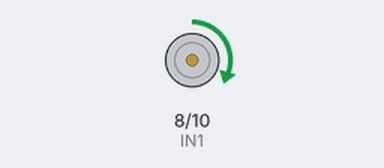
Simulated run of this sketch. Board: Arduino Uno, built with avr-gcc and run on an emulated ATmega328P. Parts: motor-driver pin pairs drawn as motors (green arrow = first pin HIGH = forward, orange = second pin HIGH = backward, longer = more drive, scaled by the enable pin). At 10.0 s the program stops and its outputs stay as they are.

Above: at 0.1 s.
At 5.1 s:
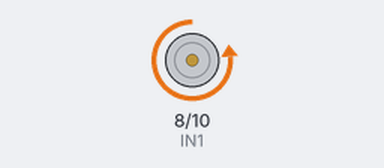
At 10.1 s:
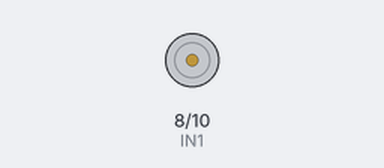
Timing chart, 0 to 11.5 s (numbered marks = the images above):
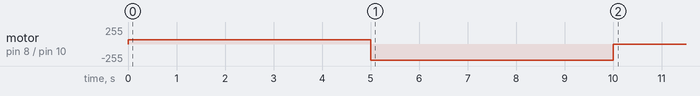

Measured:
- by itself, motor on pin 8 (IN1) / pin 10 (IN2): stopped → forward 63/255 at 0.00 s, → backward 240/255 5.0 s later, → stopped 5.0 s later

The sketch:

linearmotor.ino
```cpp
// Define pin constants for easy modifications
const int ENA = 9;   // Motor enable pin (PWM capable pin)
const int IN1 = 8;   // Motor input 1
const int IN2 = 10;  // Motor input 2


void linear_up(int power, int time);
void linear_down(int power, int time);
void linear_stop(int power);


void setup() {
  // Setup all pins as outputs
  pinMode(ENA, OUTPUT);
  pinMode(IN1, OUTPUT);
  pinMode(IN2, OUTPUT);
}


void loop() {
  // Set motor to run forward
  digitalWrite(IN1, HIGH);
  digitalWrite(IN2, LOW);
  analogWrite(ENA, 63); // Set speed at 50% of maximum (255 is max)


  delay(5000); // Run motor for 5 seconds


  // Set motor to run reverse
  digitalWrite(IN1, LOW);
  digitalWrite(IN2, HIGH);
  analogWrite(ENA, 240); // Maintain speed at 50% of maximum


  delay(5000); // Run motor for another 5 seconds


  // Stop the motor
  digitalWrite(IN1, LOW);
  digitalWrite(IN2, LOW);
  analogWrite(ENA, 0); // No power to the motor


  // Prevent restarting the loop
  while(true);
}


void linear_up(int power, int time) {
  digitalWrite(IN1, HIGH);
  digitalWrite(IN2, LOW);
  analogWrite(ENA, power);
  delay(time);
}


void linear_down(int power, int time) {
  digitalWrite(IN1, LOW);
  digitalWrite(IN2, HIGH);
  analogWrite(ENA, power);
  delay(time);
}


void linear_stop(int power) {
  digitalWrite(IN1, LOW);
  digitalWrite(IN2, LOW);
  analogWrite(ENA, power);
}
```
